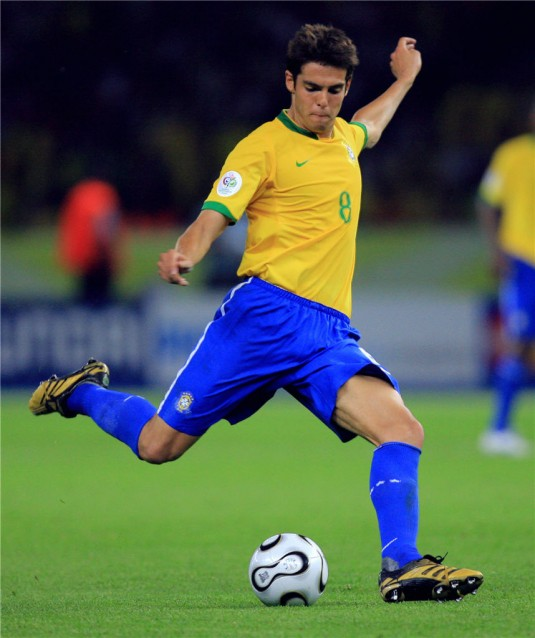
#> input picture jogador.jpg, 535 x 638 px
$ python exemplo3.py
#> lines starting #> are read from the running program, lines starting #| are printed output that depends on the picture
import numpy as np
import cv2

imagem = cv2.imread("jogador.jpg")
#> imagem is the input picture: shape (638, 535, 3); mean B, G, R 75.9, 92.9, 79.1
altura, largura = imagem.shape[:2]
#> altura = 638; largura = 535
graus_rotacao = 170


ponto_de_rotacao = ( largura/2, altura/2) #define o centro da figura
#> ponto_de_rotacao = (267.5, 319)
rotacao = cv2.getRotationMatrix2D(ponto_de_rotacao, graus_rotacao , 1)
rotacionando = cv2.warpAffine( imagem, rotacao, (largura, altura))
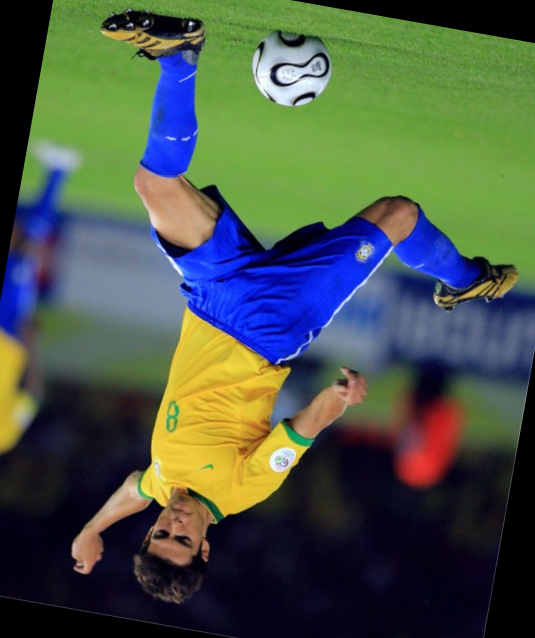
#> rotacionando: shape (638, 535, 3); mean B, G, R 72.5, 86.1, 73.9
cv2.imshow("Rotacionando 45 graus", rotacionando)

rotacao = cv2.getRotationMatrix2D(ponto_de_rotacao, 120, 1 )
rotacionando = cv2.warpAffine( imagem, rotacao, (largura, altura))
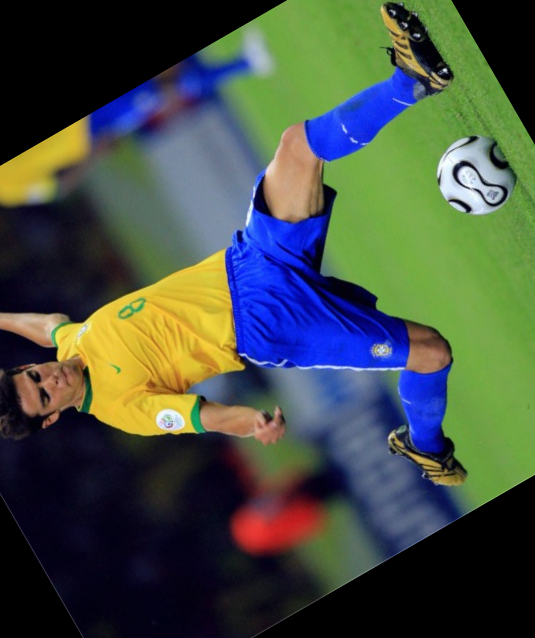
#> rotacionando: shape (638, 535, 3); mean B, G, R 68.2, 78.6, 68.7
#cv2.imshow("Rotacionando 120 graus", rotacionando)

cv2.waitKey(0)
cv2.destroyAllWindows()
